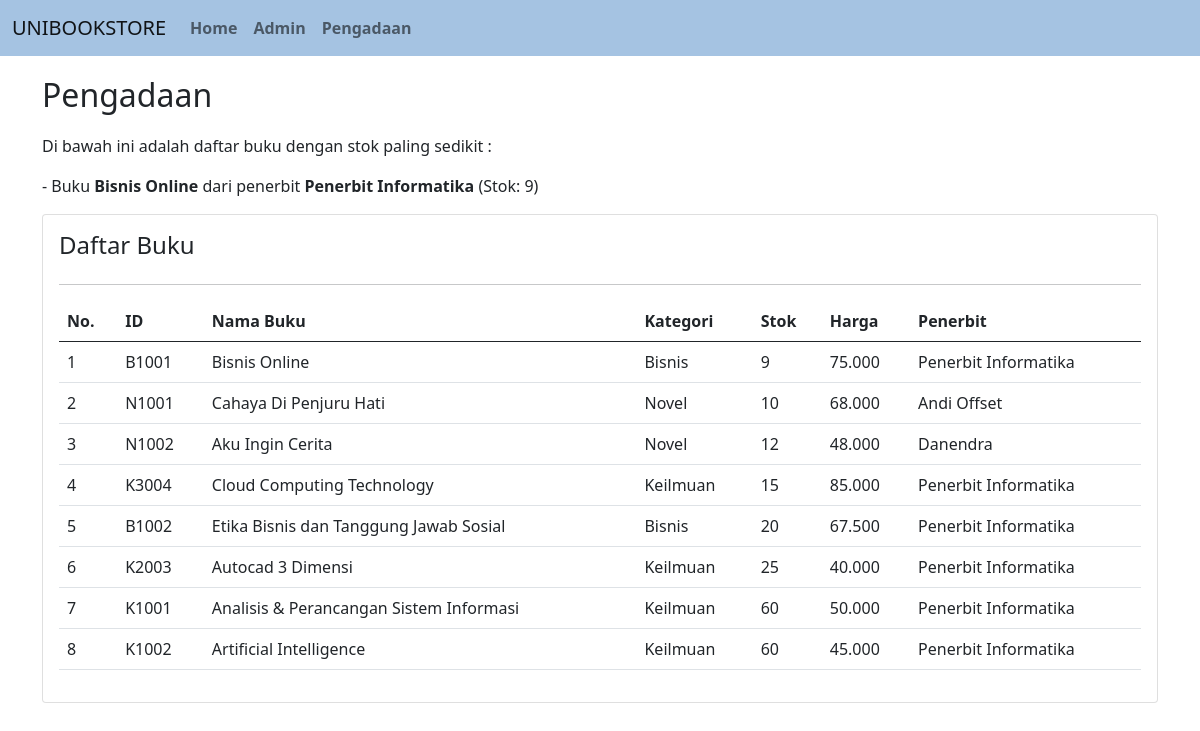
Screenshot of /pengadaan.php with the database file from the repository.
### tables this page shows
CREATE TABLE `buku` (
  `id` VARCHAR(255) NOT NULL,
  `kategori` VARCHAR(255) NOT NULL,
  `nama_buku` VARCHAR(500) NOT NULL,
  `harga` INT(11) NOT NULL,
  `stok` INT(11) NOT NULL,
  `penerbit` VARCHAR(255) DEFAULT NULL,
  PRIMARY KEY (`id`),
  KEY `penerbit` (`penerbit`),
  CONSTRAINT `fk_buku_penerbit` FOREIGN KEY (`penerbit`) REFERENCES `penerbit`(`id`) ON DELETE CASCADE ON UPDATE CASCADE
);

CREATE TABLE `penerbit` (
  `id` VARCHAR(255) NOT NULL,
  `nama_penerbit` VARCHAR(500) NOT NULL,
  `alamat` VARCHAR(500) NOT NULL,
  `kota` VARCHAR(255) NOT NULL,
  `telepon` INT(11) NOT NULL,
  PRIMARY KEY (`id`)
);

### pengadaan.php (the view, shortened to what this page needs)
<?php
include "config/database.php";
$no = 1;
$stmt_min_stok = $db->query("SELECT MIN(stok) AS min_stok FROM buku");
$row_min = $stmt_min_stok->fetch_assoc();
$min_stok = $row_min['min_stok'];
$stmt_stok = $db->query("SELECT buku.nama_buku, penerbit.nama_penerbit, buku.stok FROM buku
                         LEFT JOIN penerbit ON buku.penerbit = penerbit.id
                         WHERE buku.stok = $min_stok");
$stmt_buku = $db->query("SELECT buku.*, penerbit.nama_penerbit
                          FROM buku
                          LEFT JOIN penerbit ON buku.penerbit = penerbit.id
                          ORDER BY stok ASC, CAST(SUBSTR(buku.id, 2) AS UNSIGNED) ASC");
?>
<!DOCTYPE html>
<html lang="en">
<head>
    <link rel="stylesheet" href="https://cdnjs.cloudflare.com/ajax/libs/font-awesome/6.5.1/css/all.min.css">
    <link rel="stylesheet" href="asset/style.css">
</head>
<body>
    <div class="container">
        <h2 class="pengadaan">Pengadaan</h2>
        <div class="row">
            <div class="mb-3">
                <p>Di bawah ini adalah daftar buku dengan stok paling sedikit :</p>
                <?php while ($row = $stmt_stok->fetch_assoc()): ?>
                    <p>- <span>Buku <b><?php echo htmlspecialchars($row['nama_buku']); ?></b> dari penerbit <b><?php echo htmlspecialchars($row['nama_penerbit']); ?></b> (Stok: <?php echo $row['stok']; ?>)</span></p>
                <?php endwhile; ?>
                <div class="card">
                    <div class="card-body">
                        <h4 class="card-title mb-4">Daftar Buku</h4>
                        <hr>
                        <table class="table align-middle">
                            <colgroup>
                                <col class="w-10">
                                <col class="w-30">
                                <col class="w-20">
                                <col class="w-10">
                                <col class="w-10">
                                <col class="w-15">
                            </colgroup>
                            <thead>
                                <tr>
                                    <th>No.</th>
                                    <th>ID</th>
                                    <th>Nama Buku</th>
                                    <th>Kategori</th>
                                    <th>Stok</th>
                                    <th>Harga</th>
                                    <th>Penerbit</th>
                                </tr>
                            </thead>
                            <tbody>
                                <?php while ($row = $stmt_buku->fetch_assoc()): ?>
                                <tr>
                                    <td><?php echo $no++; ?></td>
                                    <td><?php echo $row['id']; ?></td>
                                    <td><?php echo $row['nama_buku']; ?></td>
                                    <td><?php echo $row['kategori']; ?></td>
                                    <td><?php echo $row['stok']; ?></td>
                                    <td><?php echo number_format($row['harga'], 0, ',', '.'); ?></td>
                                    <td><?php echo $row['nama_penerbit']; ?></td>
                                </tr>
                                <?php endwhile; ?>
                            </tbody>
                        </table>
                    </div>
                </div>
            </div>
        </div>
    </div>
</body>
</html>

### asset/style.css (style rules this page uses)
.container { margin-top: 20px; }
.admin, .home, .pengadaan { margin-bottom: 20px; }
.custom-navbar { background-color: #a5c3e2; }
.nav-item .nav-link { font-weight: 600; }

### rows the page displays
buku: nama_buku "Bisnis Online", penerbit.nama_penerbit "Penerbit Informatika", stok "9", id "B1001", kategori "Bisnis", harga "75.000"
buku: id "N1001", nama_buku "Cahaya Di Penjuru Hati", kategori "Novel", stok "10", harga "68.000", penerbit.nama_penerbit "Andi Offset"
buku: id "N1002", nama_buku "Aku Ingin Cerita", kategori "Novel", stok "12", harga "48.000", penerbit.nama_penerbit "Danendra"
buku: id "K3004", nama_buku "Cloud Computing Technology", kategori "Keilmuan", stok "15", harga "85.000", penerbit.nama_penerbit "Penerbit Informatika"
buku: id "B1002", nama_buku "Etika Bisnis dan Tanggung Jawab Sosial", kategori "Bisnis", stok "20", harga "67.500", penerbit.nama_penerbit "Penerbit Informatika"
buku: id "K2003", nama_buku "Autocad 3 Dimensi", kategori "Keilmuan", stok "25", harga "40.000", penerbit.nama_penerbit "Penerbit Informatika"
buku: id "K1001", nama_buku "Analisis & Perancangan Sistem Informasi", kategori "Keilmuan", stok "60", harga "50.000", penerbit.nama_penerbit "Penerbit Informatika"
buku: id "K1002", nama_buku "Artificial Intelligence", kategori "Keilmuan", stok "60", harga "45.000", penerbit.nama_penerbit "Penerbit Informatika"
